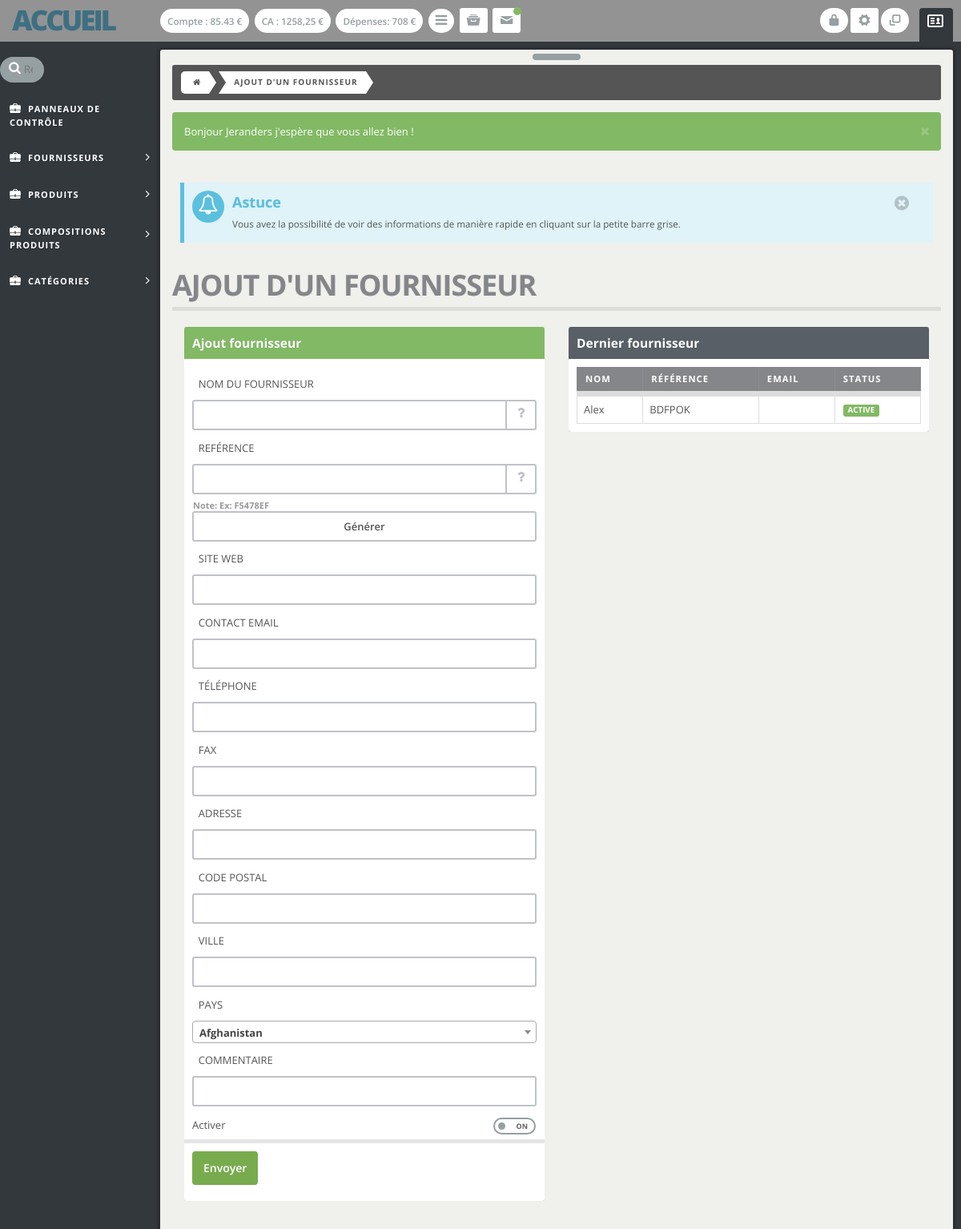
Page /admin/ajout_fournisseur.php (signed in) on the committed database.
### tables this page shows
CREATE TABLE IF NOT EXISTS `membres` (
`id_membre` int(11) NOT NULL,
  `m_nom_utilisateur` varchar(20) NOT NULL,
  `m_nom` varchar(20) NOT NULL,
  `m_prenom` varchar(20) NOT NULL,
  `m_password` varchar(255) NOT NULL,
  `m_email_pro` varchar(30) NOT NULL,
  `m_email_perso` varchar(30) NOT NULL,
  `m_date_inscription` datetime NOT NULL,
  `m_rang` int(11) NOT NULL DEFAULT '2',
  `m_valide` tinyint(1) NOT NULL,
  `id_config_active` int(11) NOT NULL,
  `capital_depart` float(11,2) NOT NULL,
  `compte` float(11,2) NOT NULL,
  `m_key` varchar(255) NOT NULL,
  `astuce` int(11) NOT NULL
);

CREATE TABLE IF NOT EXISTS `fournisseurs` (
`id_fournisseur` int(11) NOT NULL,
  `f_nom` varchar(80) NOT NULL COMMENT 'Nom du fournisseur',
  `f_ref` varchar(255) NOT NULL DEFAULT '000000' COMMENT 'Référence du fournisseur',
  `f_email` varchar(255) NOT NULL DEFAULT 'email@email.fr',
  `f_site` varchar(255) NOT NULL DEFAULT 'http://site.fr' COMMENT 'Lien du site du fournisseur',
  `f_tel` varchar(30) NOT NULL DEFAULT '0102030405' COMMENT 'Numéro de téléphone du fournisseur',
  `f_fax` varchar(30) NOT NULL DEFAULT '0102030405' COMMENT 'Fax du fournisseur',
  `f_commentaire` text NOT NULL COMMENT 'Commentaire sur le fournisseur',
  `f_pays` varchar(60) NOT NULL DEFAULT 'Inconnu' COMMENT 'Pays du fournisseur',
  `f_logo` varchar(255) NOT NULL COMMENT 'Logo du fournisseur',
  `f_adresse` varchar(255) NOT NULL DEFAULT 'Inconnu' COMMENT 'Adresse du du fournisseur',
  `f_code_postal` varchar(10) NOT NULL,
  `f_ville` varchar(255) NOT NULL,
  `f_date` datetime NOT NULL,
  `id_membre` int(11) NOT NULL,
  `f_active` int(11) NOT NULL
);

### admin/ajout_fournisseur.php (the view, shortened to what this page needs)
<?php
include '../bdd.php';
include '../function.php';
include 'header-top.php'; ?>
<?php include 'header-bottom.php'; ?>
<div class="breadcrumb clearfix">
  <ul>
    <li><a href="index.php"><i class="fa fa-home"></i></a></li>
    <li><a href="ajout_fournisseur.php">Ajout d'un fournisseur</a></li>
  </ul>
</div>
<?php echo flash(); ?>
<?php include 'astuces.php'; ?>
<div class="page-header">
  <h1>Ajout d'un fournisseur</h1>
</div>
<div class="row">
  <div class="col-md-12 bootstrap-grid">
   <div class="col-md-6  bootstrap-grid">
    <div class="powerwidget green" id="most-form-elements" data-widget-editbutton="false">
      <header>
        <h2>Ajout fournisseur</h2>
      </header>
      <div class="inner-spacer">
        <form action="#" method="post" class="orb-form" id="myForm" name="r_generate">
          <fieldset>
            <section>
              <label class="label">Nom du fournisseur</label>
              <label class="input"> <i class="icon-append fa fa-question"></i>
                <input type="text" name="f_nom" id="f_nom" value="<?php echo value('f_nom'); ?>">
              </label>
            </section>
            <section>
              <label class="label">Reférence</label>
              <label class="input">
                <label class="input"> <i class="icon-append fa fa-question"></i>
                  <input class="maj" type="text" name="f_ref" id="f_ref" value="<?php echo value('f_ref'); ?>">
                </label>
                <div class="note"><strong>Note:</strong> Ex: F5478EF</div>
                <input type="button" value="Générer" onClick="generate(this.form.gen_ref.value)">
              </label>
            </section>
            <section>
              <label class="label">Site web</label>
              <label class="input">
                <input type="text" name="f_site" value="<?php echo value('f_site'); ?>">
              </label>
            </section>
            <section>
              <label class="label">Contact email</label>
              <label class="input">
                <input type="email" name="f_email" value="<?php echo value('f_email'); ?>">
              </label>
            </section>
            <section>
              <label class="label">Téléphone</label>
              <label class="input">
                <input type="text" name="f_tel" value="<?php echo value('f_tel'); ?>">
              </label>
            </section>
            <section>
              <label class="label">Fax</label>
              <label class="input">
                <input type="text" name="f_fax" value="<?php echo value('f_fax'); ?>">
              </label>
            </section>
            <section>
              <label class="label">Adresse</label>
              <label class="input">
                <input type="text" name="f_adresse" value="<?php echo value('f_adresse'); ?>">
              </label>
            </section>
            <section>
              <label class="label">Code Postal</label>
              <label class="input">
                <input type="text" name="f_code_postal" value="<?php echo value('f_code_postal'); ?>">
              </label>
            </section>
            <section>
              <label class="label">Ville</label>
              <label class="input">
                <input type="text" name="f_ville" value="<?php echo value('f_ville'); ?>">
              </label>
            </section>
            <section>
              <label class="label">Pays</label>
              <label class="select">
              </label>
            </section>
            <section>
              <label class="label">Commentaire</label>
              <label class="textarea textarea-expandable">
                <textarea rows="3" name="f_commentaire"><?php echo value('f_commentaire'); ?></textarea>
              </label>
            </section>
            <label class="toggle">
              <i></i>Activer
            </label>
            <footer>
              <button type="submit" name="send" class="btn t-btn-green">Envoyer</button>
            </footer>
          </form>
        </div>
      </div>
    </div>
    <div class="col-md-6  bootstrap-grid">
      <div class="powerwidget cold-grey" id="table2" data-widget-editbutton="false">
        <header>
          <h2>Dernier fournisseur</h2>
        </header>
        <div class="inner-spacer">
          <table class="table table-condensed table-bordered margin-0px">
            <thead>
              <tr>
                <th>Nom</th>
                <th>Référence</th>
                <th>Email</th>
                <th>Status</th>
              </tr>
            </thead>
            <tbody>
              <?php
              $fournisseurs = $bdd->prepare('SELECT * FROM membres, fournisseurs WHERE membres.id_membre = fournisseurs.id_membre AND membres.id_membre = :id ORDER BY f_date DESC LIMIT 0, 10');
              $fournisseurs->execute(array('id' => $_SESSION['id_membre']));
              while ($donnees = $fournisseurs->fetch()){
                echo '<tr>';
                echo '<td>' .  $donnees['f_nom'] . '</td>';
                echo '<td>' .  $donnees['f_ref'] . '</td>';
                echo '<td>' .  $donnees['f_email'] . '</td>';
                if ($donnees['f_active'] == 1) {
                  echo '<td><span class="label label-success">Active</span></td>';
                }else{
                  echo '<td><span class="label label-danger">Desactivé</span></td>';
                }
                echo '</tr>';
              }
              ?>
            </tbody>
          </table>
        </div>
      </div>
    </div>
  </div>
</div>
</div>
<?php include 'footer.php'; ?>

### admin/header-bottom.php (shortened to what this page needs)
  <link id="main-style" href="css/styles.css" rel="stylesheet" type="text/css">
  <link id="main-style" href="css/theme.css" rel="stylesheet" type="text/css">
  <link href="//cdnjs.cloudflare.com/ajax/libs/select2/4.0.0-rc.2/css/select2.min.css" rel="stylesheet" />
</head>
<body>
  <div class="smooth-overflow">
    <nav class="main-header clearfix" role="navigation"> <a class="navbar-brand" href="index.php">Accueil</a>
      <div class="navbar-content">
        <a href="#" class="btn btn-default tooltiped" data-toggle="tooltip" data-placement="bottom" title="Montant du compte">Compte : <?php echo info_active('compte'); ?> €</i></a>
        <a href="#" class="btn btn-default tooltiped" data-toggle="tooltip" data-placement="bottom" title="Chiffre d'affaire du mois">CA : 1258,25 €</i></a>
        <a href="#" class="btn btn-default tooltiped" data-toggle="tooltip" data-placement="bottom" title="Dépenses du mois">Dépenses: 708 €</i></a>
        <a href="#" class="btn btn-default left-toggler"><i class="fa fa-bars"></i></a>
        <a href="#" class="btn btn-user right-toggler pull-right"><i class="entypo-vcard"></i> <span class="logged-as hidden-xs">Logged as</span><span class="logged-as-name hidden-xs">Anton Durant</span></a>
        <button type="button" class="btn btn-default hidden-xs pull-right tooltiped" data-toggle="tooltip" data-placement="bottom" title="Plein écran" id="toggle-fullscreen"> <i class=" entypo-popup"></i> </button>
        <div class="btn-group pull-right">
          <button type="button" class="btn btn-default dropdown-toggle tooltiped" data-placement="bottom" title="Configurations" data-toggle="dropdown"> <i class="entypo-cog"></i></button>
          </div>
          <a href="../logout.php" class="btn btn-default hidden-xs pull-right tooltiped" data-toggle="tooltip" data-placement="bottom" title="Déconnexion"> <i class="entypo-lock"></i> </a>
          <div class="btn-group">
            <button type="button" class="btn btn-default dropdown-toggle tooltiped" data-toggle="dropdown" data-placement="bottom" title="Historiques"> <i class="entypo-archive"></i></button>
          </div>
          <div class="btn-group">
            <button type="button" class="btn btn-default dropdown-toggle" data-toggle="dropdown"><i class="entypo-mail"></i><span class="new"></span></button>
                </div>
              </div>
            </nav>
            <div class="main-wrap">
                  <div class="responsive-admin-menu">
                    <ul id="menu">
                      <div class="site-search">
                        <form action="#" id="inline-search">
                          <i class="fa fa-search"></i>
                          <input type="search" placeholder="Rechercher">
                        </form>
                      </div>
                      <li><a  href="#" title="Dashboard" data-id="dash-sub"><i class="entypo-briefcase"></i><span> Panneaux de contrôle</span></a>  </li>
                      <li><a class="submenu" href="#" title="Fournisseurs" data-id="fournisseur-sub"><i class="entypo-briefcase"></i><span> Fournisseurs</span></a>
                      </li>
                      <li><a class="submenu" href="#" title="Produits" data-id="produit-sub"><i class="entypo-briefcase"></i><span> Produits</span></a>
                      </li>
                      <li><a class="submenu" href="#" title="Produits" data-id="compo-sub"><i class="entypo-briefcase"></i><span> Compositions produits</span></a>
                     </li>
                     <li><a class="submenu" href="#" title="Produits" data-id="categorie-sub"><i class="entypo-briefcase"></i><span> Catégories</span></a>
                    </li>
                  </ul>
                </div>
                <div class="content-wrapper">
                  <nav class="cbp-hsmenu-wrapper" id="cbp-hsmenu-wrapper">
                    <div class="cbp-hsinner">
                      <ul class="cbp-hsmenu">
                        <li> <a href="#"><span class="icon-bar"></span></a>
                        </li>
                      </ul>
                    </div>
                  </nav>

### admin/css/theme.css (style rules this page uses)
.t-btn-green { color: #fff; background: #78AB4E; border: 2px solid #78AB4E; -webkit-transition: all 0.3s ease-in; -moz-transition: all 0.3s ease-in; -o-transition: all 0.3s ease-in; transition: all 0.3s ease-in; -moz-transition-duration: 0.3s; -o-transition-duration: 0.3s; -webkit-transition-duration: 0.3s; transition-duration: 0.3s; }
.btn { font-weight: 600; }
.maj { text-transform: uppercase !important; }

### admin/css/entypo.css (style rules this page uses)
[class^="entypo-"]:before, [class*=" entypo-"]:before { font-family: "entypo"; font-style: normal; font-weight: normal; speak: none; display: inline-block; text-decoration: inherit; width: 1em; text-align: center; font-variant: normal; text-transform: none; line-height: 1em; }
.entypo-mail:before { content: '\e80c'; }
.entypo-lock:before { content: '\e8d1'; }
.entypo-vcard:before { content: '\e8d0'; }
.entypo-archive:before { content: '\e8b2'; }
.entypo-cog:before { content: '\e8b6'; }
.entypo-popup:before { content: '\e8a5'; }
.entypo-briefcase:before { content: '\e885'; }

### rows in the picture
membres: compte "85.43"
fournisseurs: f_nom "Alex", f_ref "BDFPOK", f_active "ACTIVE"

### other values in the picture
$message "Bonjour Jeranders j'espère que vous allez bien !"
